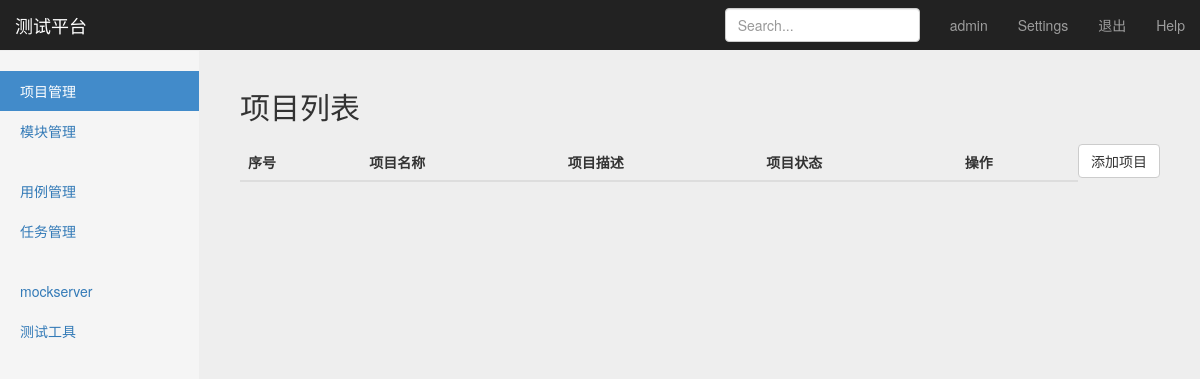
The app's page /manage/project_manage/ (signed in), older data.
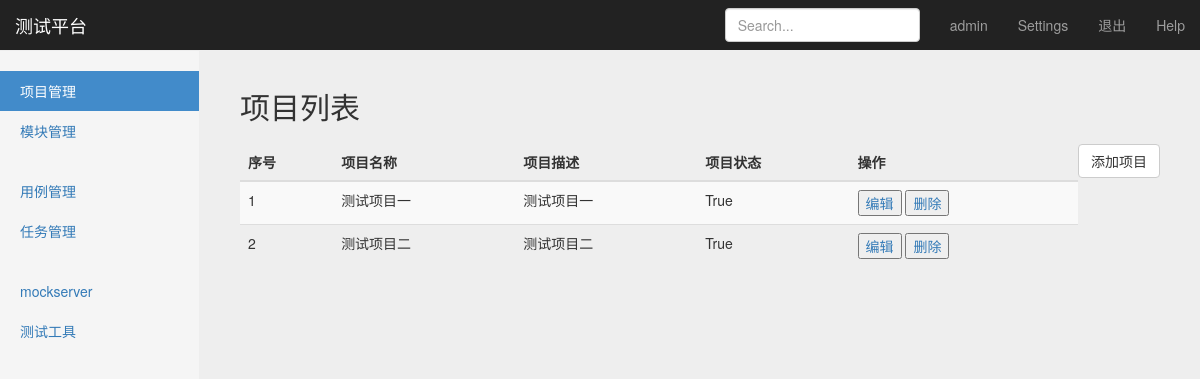
The same page, newer data.
### project_app/models.py (models this page shows, shortened)
class Project(models.Model):
    name = models.CharField("项目名称", blank=False,max_length=1000)
    desc = models.CharField("项目描述",blank=True, max_length=5000)
    status = models.BooleanField("项目状态", default=0) #-1代表已作废
    create_time = models.DateTimeField("创建时间", auto_now_add=True, blank=True)

### project_app/views.py (the view)
# urls.py: path('project_manage/', views.project_manage),
@login_required #判断用户是否已经登录，如果未登录，在浏览器中直接输入project_manage的地址，不让访问
def project_manage(request):
    project_list = Project.objects.all()
    username = request.session.get('user1', '')
    return render(request, "project_manage.html", {"user": username, "projects": project_list, "type": 'list'})

### templates/project_manage.html (shortened to what this page needs)
{% extends "base.html" %}
{% block content %}
    <nav class="navbar navbar-inverse navbar-fixed-top">
      <div class="container-fluid">
        <div class="navbar-header">
          <a class="navbar-brand" href="#">测试平台</a>
        </div>
        <div id="navbar" class="navbar-collapse collapse">
          <ul class="nav navbar-nav navbar-right">
            <li><a href="#">{{ user }}</a></li>
            <li><a href="#">Settings</a></li>
            <li><a href="/logout/">退出</a></li>
            <li><a href="#">Help</a></li>
          </ul>
          <form class="navbar-form navbar-right">
            <input type="text" class="form-control" placeholder="Search...">
          </form>
        </div>
      </div>
    </nav>
    <div class="container-fluid">
      <div class="row">
        <div class="col-sm-3 col-md-2 sidebar">
          <ul class="nav nav-sidebar">
            <li class="active"><a href="#">项目管理</a></li>
            <li><a href="#">模块管理</a></li>
          </ul>
          <ul class="nav nav-sidebar">
            <li><a href="">用例管理</a></li>
            <li><a href="">任务管理</a></li>
          </ul>
          <ul class="nav nav-sidebar">
            <li><a href="">mockserver</a></li>
            <li><a href="">测试工具</a></li>
          </ul>
        </div>
        {% if type == 'list' %}
        <div class="col-sm-9 col-sm-offset-3 col-md-10 col-md-offset-2 main">
          <h2 class="sub-header">项目列表</h2>
            <button type="button" class="btn btn-default" style="float: right"
             onclick="window.location.href='/manage/add_project/'">添加项目</button>
          <div class="table-responsive">
            <table class="table table-striped">
              <thead>
                <tr>
                  <th>序号</th>
                  <th>项目名称</th>
                  <th>项目描述</th>
                  <th>项目状态</th>
                  <th>操作</th>
                </tr>
              </thead>
              <tbody>
              {% for project in projects %}
              <tr>
                  <td>{{ project.id }}</td>
                  <td>{{ project.name }}</td>
                  <td>{{ project.desc }}</td>
                  <td>{{ project.status }}</td>
                  <td>
                      <button><a href="update_project">编辑</a></button>
                      <button><a href="del_project">删除</a></button>
                  </td>
              </tr>
              {% endfor %}
              </tbody>
            </table>
          </div>
        </div>
      {% endif %}
    </div>
{% endblock %}

### templates/base.html (shortened to what this page needs)
<!DOCTYPE html>
<html lang="zh-CN">
  <head>
     {% load static %}
     <link rel="stylesheet" type="text/css" href="{% static "css/bootstrap.min.css" %}">
      <link rel="stylesheet" type="text/css" href="{% static "css/signin.css" %}" >
      <link rel="stylesheet" href="{% static "css/dashboard.css" %}" >
  </head>
<body>
{% block content %}
{% endblock %}
</body>
</html>

### static/css/signin.css (style rules this page uses)
body { padding-top: 40px; padding-bottom: 40px; background-color: #eee; }

### static/css/dashboard.css (style rules this page uses)
body { padding-top: 50px; }
.sub-header { padding-bottom: 10px; border-bottom: 1px solid #eee; }
.navbar-fixed-top { border: 0; }
.sidebar { display: none; }
@media (min-width: 768px) { .sidebar { position: fixed; top: 51px; bottom: 0; left: 0; z-index: 1000; display: block; padding: 20px; overflow-x: hidden; overflow-y: auto; background-color: #f5f5f5; border-right: 1px solid #eee; } }
.nav-sidebar { margin-right: -21px; margin-bottom: 20px; margin-left: -20px; }
.nav-sidebar > li > a { padding-right: 20px; padding-left: 20px; }
.nav-sidebar > .active > a, .nav-sidebar > .active > a:hover, .nav-sidebar > .active > a:focus { color: #fff; background-color: #428bca; }
.main { padding: 20px; }
@media (min-width: 768px) { .main { padding-right: 40px; padding-left: 40px; } }

Row changes from the older to the newer data that the page shows:
added Project: id "1", name "测试项目一", desc "测试项目一", status "True"
added Project: id "2", name "测试项目二", desc "测试项目二", status "True"
